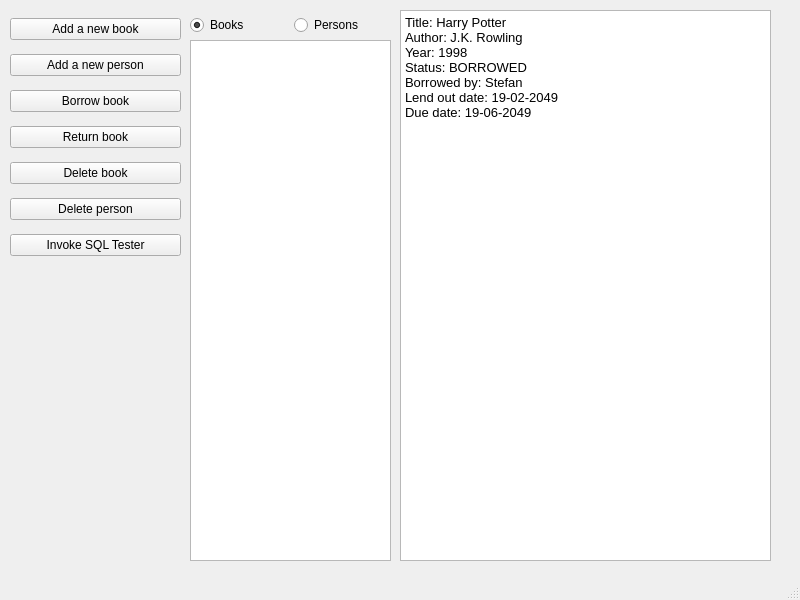
<?xml version="1.0" encoding="UTF-8"?>
<ui version="4.0">
 <class>BookStore</class>
 <widget class="QMainWindow" name="BookStore">
  <property name="geometry">
   <rect>
    <x>0</x>
    <y>0</y>
    <width>800</width>
    <height>600</height>
   </rect>
  </property>
  <property name="windowTitle">
   <string>BookStore</string>
  </property>
  <widget class="QWidget" name="centralwidget">
   <widget class="QWidget" name="verticalLayoutWidget">
    <property name="geometry">
     <rect>
      <x>10</x>
      <y>10</y>
      <width>171</width>
      <height>261</height>
     </rect>
    </property>
    <layout class="QVBoxLayout" name="verticalLayout">
     <item>
      <widget class="QPushButton" name="pushButton_2">
       <property name="text">
        <string>Add a new book</string>
       </property>
      </widget>
     </item>
     <item>
      <widget class="QPushButton" name="pushButton_6">
       <property name="text">
        <string>Add a new person</string>
       </property>
      </widget>
     </item>
     <item>
      <widget class="QPushButton" name="pushButton_5">
       <property name="text">
        <string>Borrow book</string>
       </property>
      </widget>
     </item>
     <item>
      <widget class="QPushButton" name="pushButton_4">
       <property name="text">
        <string>Return book</string>
       </property>
      </widget>
     </item>
     <item>
      <widget class="QPushButton" name="pushButton_3">
       <property name="text">
        <string>Delete book</string>
       </property>
      </widget>
     </item>
     <item>
      <widget class="QPushButton" name="pushButton_7">
       <property name="text">
        <string>Delete person</string>
       </property>
      </widget>
     </item>
     <item>
      <widget class="QPushButton" name="pushButton">
       <property name="text">
        <string>Invoke SQL Tester</string>
       </property>
      </widget>
     </item>
    </layout>
   </widget>
   <widget class="QListWidget" name="listWidget">
    <property name="geometry">
     <rect>
      <x>190</x>
      <y>40</y>
      <width>201</width>
      <height>521</height>
     </rect>
    </property>
   </widget>
   <widget class="QTextEdit" name="textEdit">
    <property name="geometry">
     <rect>
      <x>400</x>
      <y>10</y>
      <width>371</width>
      <height>551</height>
     </rect>
    </property>
    <property name="readOnly">
     <bool>true</bool>
    </property>
    <property name="html">
     <string>&lt;!DOCTYPE HTML PUBLIC &quot;-//W3C//DTD HTML 4.0//EN&quot; &quot;http://www.w3.org/TR/REC-html40/strict.dtd&quot;&gt;
&lt;html&gt;&lt;head&gt;&lt;meta name=&quot;qrichtext&quot; content=&quot;1&quot; /&gt;&lt;meta charset=&quot;utf-8&quot; /&gt;&lt;style type=&quot;text/css&quot;&gt;
p, li { white-space: pre-wrap; }
hr { height: 1px; border-width: 0; }
li.unchecked::marker { content: &quot;\2610&quot;; }
li.checked::marker { content: &quot;\2612&quot;; }
&lt;/style&gt;&lt;/head&gt;&lt;body style=&quot; font-family:'Adwaita Sans'; font-size:11pt; font-weight:400; font-style:normal;&quot;&gt;
&lt;p style=&quot; margin-top:0px; margin-bottom:0px; margin-left:0px; margin-right:0px; -qt-block-indent:0; text-indent:0px;&quot;&gt;&lt;span style=&quot; font-family:'Noto Sans'; font-size:10pt;&quot;&gt;Title: Harry Potter&lt;br /&gt;Author: J.K. Rowling&lt;br /&gt;Year: 1998&lt;br /&gt;Status: BORROWED&lt;br /&gt;Borrowed by: Stefan&lt;br /&gt;Lend out date: 19-02-2049&lt;br /&gt;Due date: 19-06-2049&lt;/span&gt;&lt;/p&gt;&lt;/body&gt;&lt;/html&gt;</string>
    </property>
   </widget>
   <widget class="QWidget" name="horizontalLayoutWidget">
    <property name="geometry">
     <rect>
      <x>190</x>
      <y>10</y>
      <width>201</width>
      <height>31</height>
     </rect>
    </property>
    <layout class="QHBoxLayout" name="horizontalLayout">
     <item>
      <widget class="QRadioButton" name="radioButton_2">
       <property name="text">
        <string>Books</string>
       </property>
       <property name="checked">
        <bool>true</bool>
       </property>
      </widget>
     </item>
     <item>
      <widget class="QRadioButton" name="radioButton">
       <property name="text">
        <string>Persons</string>
       </property>
      </widget>
     </item>
    </layout>
   </widget>
  </widget>
  <widget class="QMenuBar" name="menubar">
   <property name="geometry">
    <rect>
     <x>0</x>
     <y>0</y>
     <width>800</width>
     <height>24</height>
    </rect>
   </property>
  </widget>
  <widget class="QStatusBar" name="statusbar"/>
 </widget>
 <resources/>
 <connections>
  <connection>
   <sender>pushButton_2</sender>
   <signal>clicked()</signal>
   <receiver>BookStore</receiver>
   <slot>addBookClicked()</slot>
   <hints>
    <hint type="sourcelabel">
     <x>95</x>
     <y>44</y>
    </hint>
    <hint type="destinationlabel">
     <x>399</x>
     <y>299</y>
    </hint>
   </hints>
  </connection>
  <connection>
   <sender>pushButton_3</sender>
   <signal>clicked()</signal>
   <receiver>BookStore</receiver>
   <slot>deleteBookClicked()</slot>
   <hints>
    <hint type="sourcelabel">
     <x>95</x>
     <y>174</y>
    </hint>
    <hint type="destinationlabel">
     <x>399</x>
     <y>299</y>
    </hint>
   </hints>
  </connection>
  <connection>
   <sender>pushButton_4</sender>
   <signal>clicked()</signal>
   <receiver>BookStore</receiver>
   <slot>returnBookClicked()</slot>
   <hints>
    <hint type="sourcelabel">
     <x>95</x>
     <y>142</y>
    </hint>
    <hint type="destinationlabel">
     <x>399</x>
     <y>299</y>
    </hint>
   </hints>
  </connection>
  <connection>
   <sender>pushButton_5</sender>
   <signal>clicked()</signal>
   <receiver>BookStore</receiver>
   <slot>borrowBookClicked()</slot>
   <hints>
    <hint type="sourcelabel">
     <x>95</x>
     <y>110</y>
    </hint>
    <hint type="destinationlabel">
     <x>399</x>
     <y>299</y>
    </hint>
   </hints>
  </connection>
  <connection>
   <sender>pushButton_7</sender>
   <signal>clicked()</signal>
   <receiver>BookStore</receiver>
   <slot>deletePersonClicked()</slot>
   <hints>
    <hint type="sourcelabel">
     <x>95</x>
     <y>206</y>
    </hint>
    <hint type="destinationlabel">
     <x>399</x>
     <y>299</y>
    </hint>
   </hints>
  </connection>
  <connection>
   <sender>pushButton_6</sender>
   <signal>clicked()</signal>
   <receiver>BookStore</receiver>
   <slot>addPersonClicked()</slot>
   <hints>
    <hint type="sourcelabel">
     <x>95</x>
     <y>78</y>
    </hint>
    <hint type="destinationlabel">
     <x>399</x>
     <y>299</y>
    </hint>
   </hints>
  </connection>
  <connection>
   <sender>radioButton</sender>
   <signal>clicked()</signal>
   <receiver>BookStore</receiver>
   <slot>switchedTab()</slot>
   <hints>
    <hint type="sourcelabel">
     <x>341</x>
     <y>49</y>
    </hint>
    <hint type="destinationlabel">
     <x>399</x>
     <y>299</y>
    </hint>
   </hints>
  </connection>
  <connection>
   <sender>radioButton_2</sender>
   <signal>clicked()</signal>
   <receiver>BookStore</receiver>
   <slot>switchedTab()</slot>
   <hints>
    <hint type="sourcelabel">
     <x>239</x>
     <y>49</y>
    </hint>
    <hint type="destinationlabel">
     <x>399</x>
     <y>299</y>
    </hint>
   </hints>
  </connection>
  <connection>
   <sender>pushButton</sender>
   <signal>clicked()</signal>
   <receiver>BookStore</receiver>
   <slot>invokeSqlTester()</slot>
   <hints>
    <hint type="sourcelabel">
     <x>95</x>
     <y>274</y>
    </hint>
    <hint type="destinationlabel">
     <x>399</x>
     <y>299</y>
    </hint>
   </hints>
  </connection>
 </connections>
 <slots>
  <slot>addBookClicked()</slot>
  <slot>addPersonClicked()</slot>
  <slot>deletePersonClicked()</slot>
  <slot>deleteBookClicked()</slot>
  <slot>borrowBookClicked()</slot>
  <slot>returnBookClicked()</slot>
  <slot>clickedElementOfList()</slot>
  <slot>switchedTab()</slot>
  <slot>invokeSqlTester()</slot>
 </slots>
</ui>
